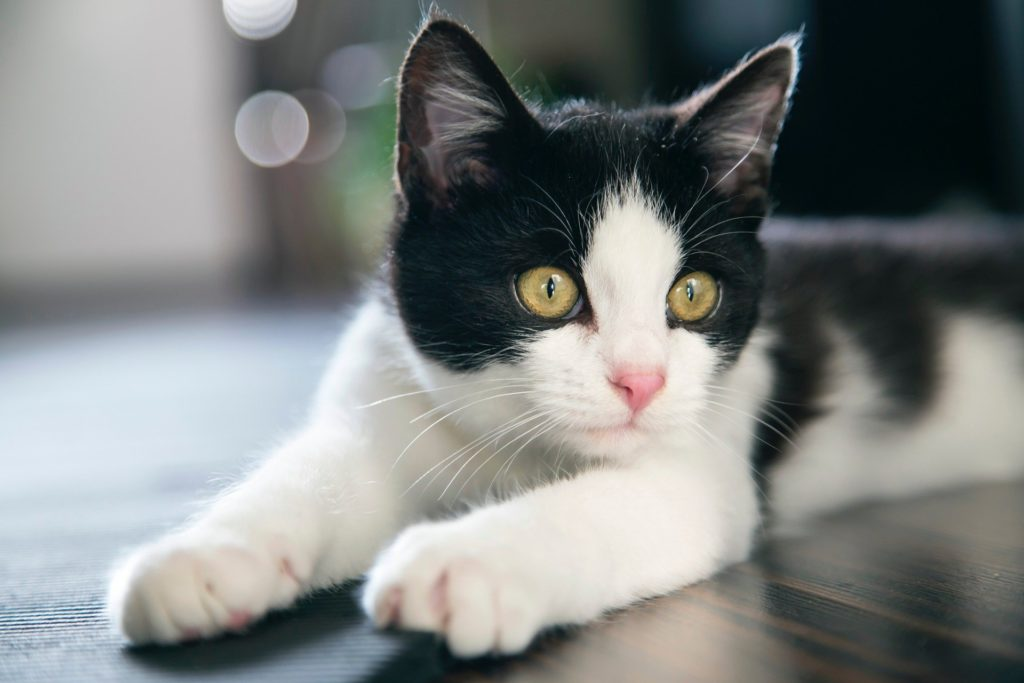
#> input picture images/cat.jpg, 1024 x 683 px, found by its file name
$ python basic.py
#> lines starting #> are read from the running program, lines starting #| are printed output that depends on the picture; after the words box and inside, x2 and y2 are one past the last pixel; in counts of white or black regions, pixels touching at a corner belong together
import cv2 as cv

img = cv.imread('/Users/zhenyabudnyk/PycharmProjects/OpenCV_learning2/images/cat.jpg')
#> img is the input picture: shape (683, 1024, 3); mean B, G, R 127.7, 129, 125.5
cv.imshow("Cat", img)

#converting to grayscale

gray = cv.cvtColor(img, cv.COLOR_BGR2GRAY) #TRANSFORM THE SOURCE IMG TO GRAY color
cv.imshow('gray', gray)

# how to blur an image
# removes noise from the picture which is not needed
blur = cv.GaussianBlur(img, (7,7), cv.BORDER_DEFAULT) #source, then kernel size(ODD) which defines the intensity, then default
cv.imshow('blurred man', blur)

#edge cascade
#finds edges on the picture
canny = cv.Canny(blur, 125, 175) #finds all edges and shows the black-white picture with edges only
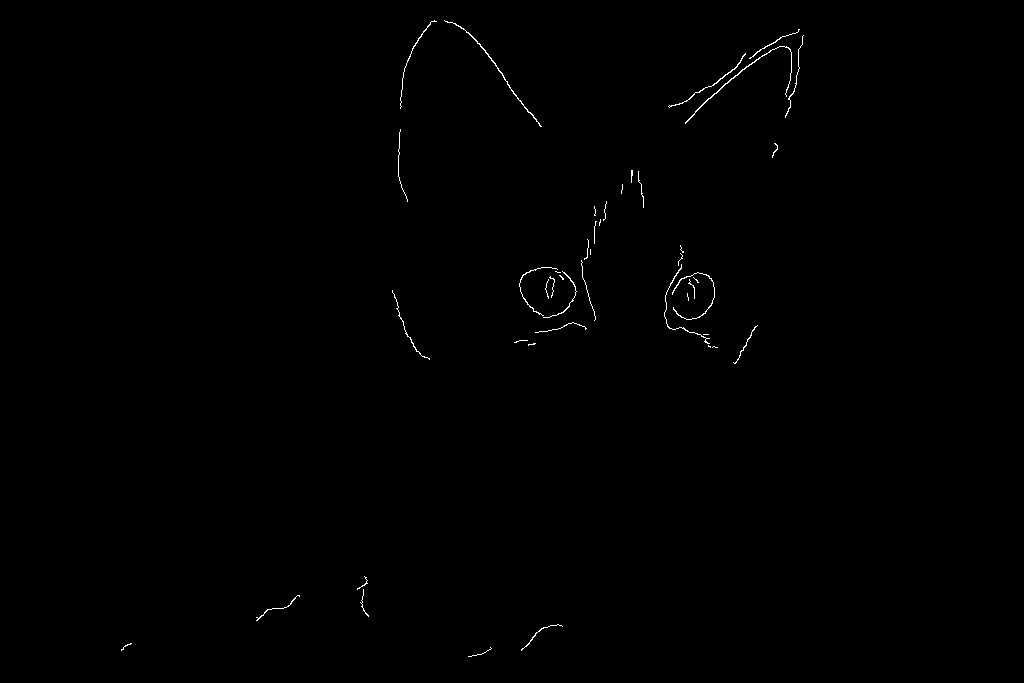
#> canny: shape (683, 1024); 0.32% white in thin lines or dots, all inside (x1, y1, x2, y2) = (121, 20, 804, 657)
#we can reduce some edges if we blur the image
cv.imshow('canny', canny)

#Dilating the image
dilated = cv.dilate(canny, (5,5), iterations=3)
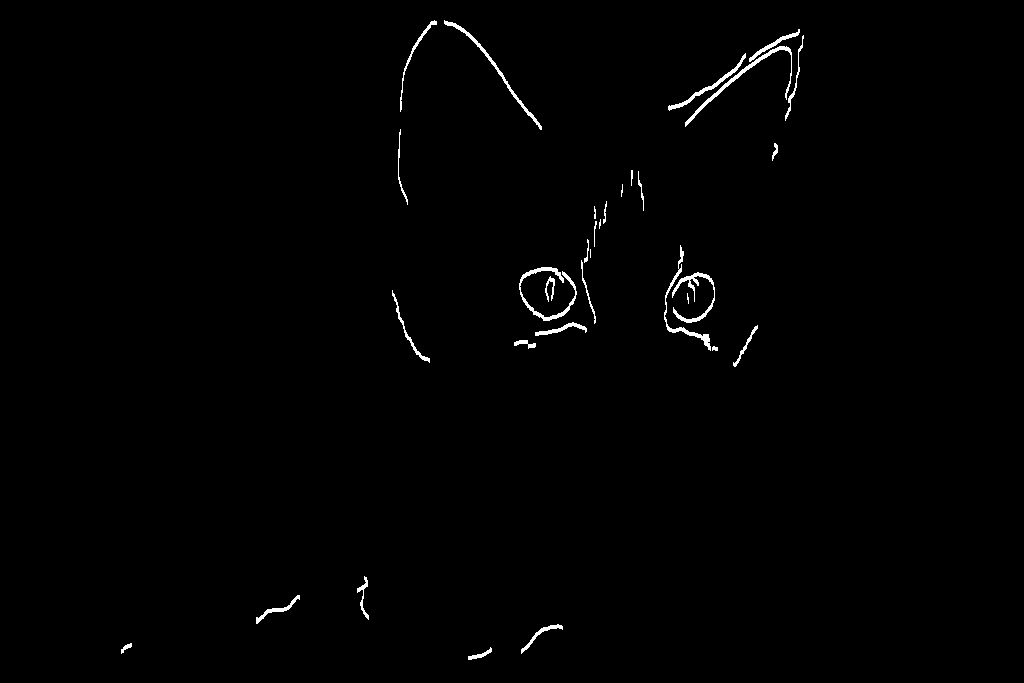
#> dilated: shape (683, 1024); 0.79% white; 33 white regions (4 under 20 px), largest, box (x1, y1, x2, y2) and area: (685, 46, 792, 127) 569, (519, 267, 577, 321) 560, (444, 20, 542, 130) 487
cv.imshow('dil', dilated)

#eroding the image
eroded = cv.erode(dilated, (3,3), iterations=1) #subtle changes in the edges thickness
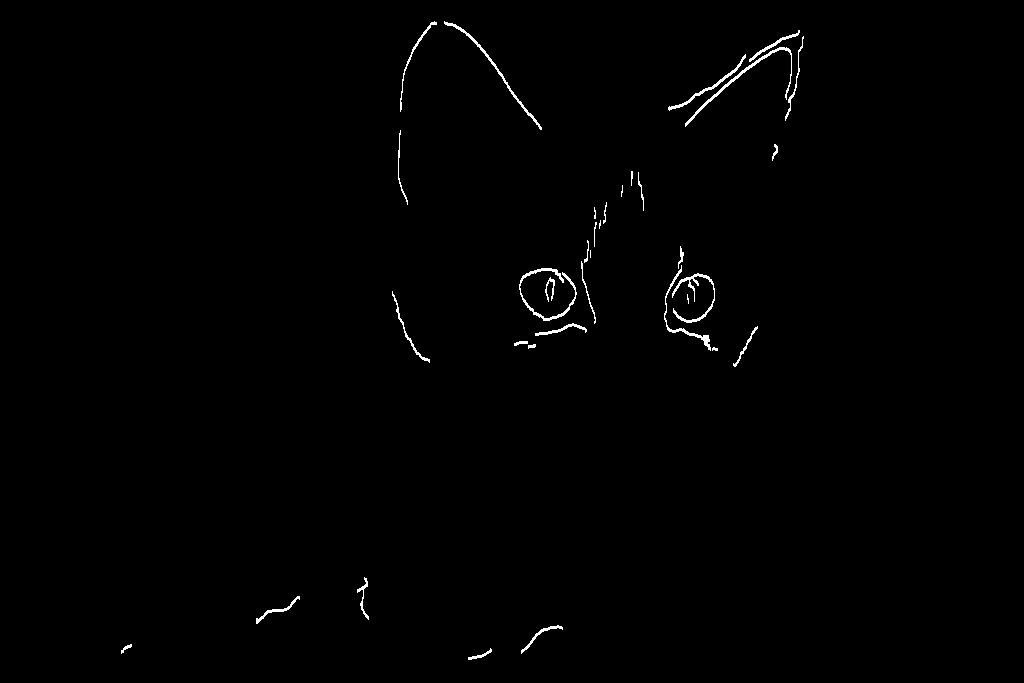
#> eroded: shape (683, 1024); 0.64% white in thin lines or dots, all inside (x1, y1, x2, y2) = (121, 21, 804, 660)
cv.imshow('eroded', eroded)

#resize the picture
resized = cv.resize(img, (500, 500), interpolation=cv.INTER_CUBIC)
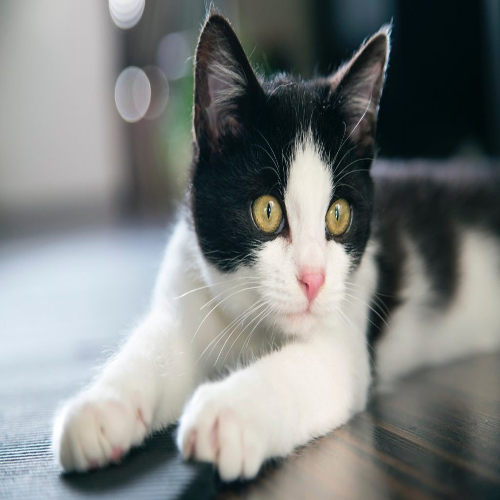
#> resized: shape (500, 500, 3); mean B, G, R 127.7, 129, 125.5
cv.imshow("Resized", resized)

#cropping
cropped = img[50:200, 200:400]
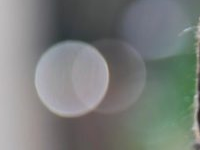
#> cropped: shape (150, 200, 3); mean B, G, R 123.2, 126, 121.8
cv.imshow("cropped", cropped)


cv.waitKey(0)

$ run again, with images/322868_1100-800x825.jpg copied over images/cat.jpg
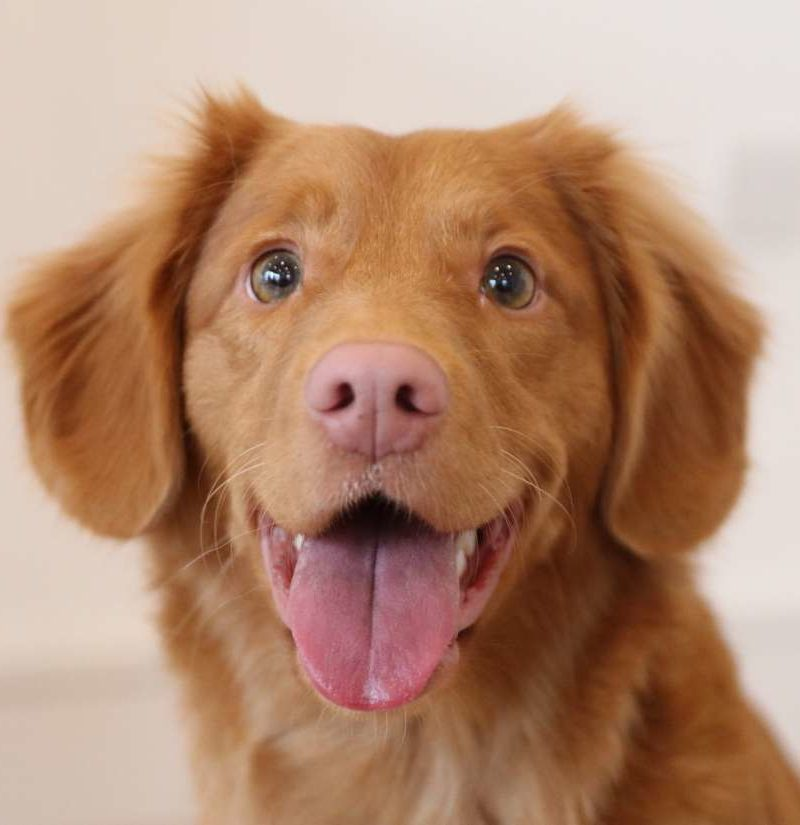
#> input picture images/322868_1100-800x825.jpg, 800 x 825 px, found by its file name
#> img is the input picture: shape (825, 800, 3); mean B, G, R 112.3, 137.1, 177.1
#> `canny = cv.Canny(blur, 125, 175)`:
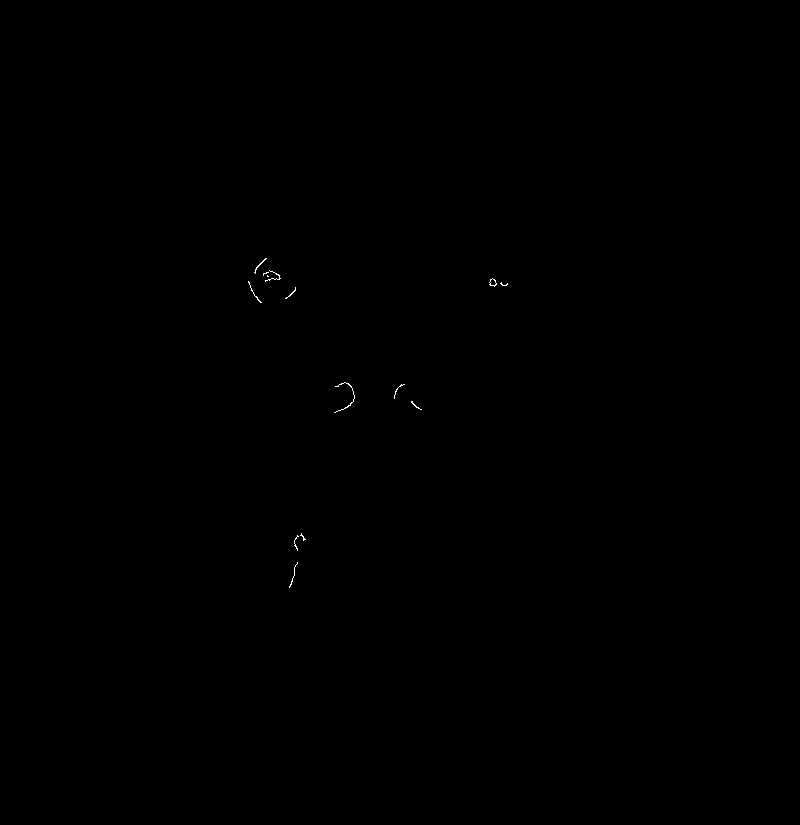
#> canny: shape (825, 800); 0.05% white in thin lines or dots, all inside (x1, y1, x2, y2) = (248, 258, 508, 588)
#> dilated: shape (825, 800); 0.13% white; 12 white regions, largest, box (x1, y1, x2, y2) and area: (334, 382, 355, 416) 182, (263, 270, 281, 285) 146, (248, 281, 262, 306) 72
#> eroded: shape (825, 800); 0.1% white in thin lines or dots, all inside (x1, y1, x2, y2) = (248, 259, 508, 591)
#> `cropped = img[50:200, 200:400]`:
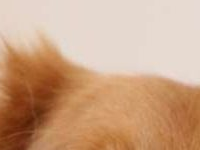
#> cropped: shape (150, 200, 3); mean B, G, R 133.3, 163.5, 202.8

$ run again, with images/group1.jpg copied over images/cat.jpg
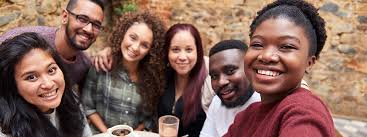
#> input picture images/group1.jpg, 367 x 137 px, found by its file name
#> img is the input picture: shape (137, 367, 3); mean B, G, R 89.8, 100.2, 133.4
#> `canny = cv.Canny(blur, 125, 175)`:
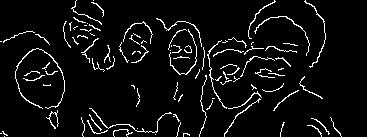
#> canny: shape (137, 367); 5.6% white in thin lines or dots
#> dilated: shape (137, 367); 14.9% white; 52 white regions (3 under 20 px), largest, box (x1, y1, x2, y2) and area: (15, 48, 65, 132) 859, (207, 0, 276, 112) 716, (87, 108, 172, 137) 641
#> eroded: shape (137, 367); 11.9% white in thin lines or dots
#> `cropped = img[50:200, 200:400]`:
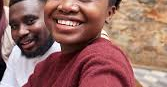
#> cropped: shape (87, 167, 3); mean B, G, R 102, 108.2, 153.5
